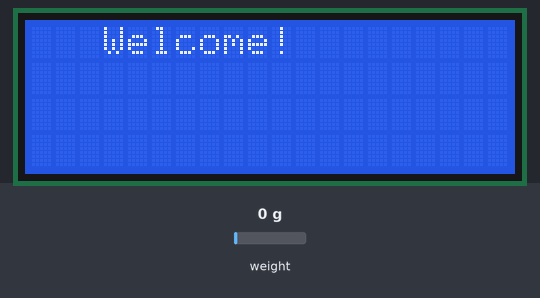
Bench run of a sketch on a simulated Arduino Uno, built with avr-gcc and run on an emulated ATmega328P. On the bench: 20×4 character LCD. The inputs (shaded band) are chosen by the test bench; at power-on: weight on the scale 0 g. What the sketch prints to the serial monitor is not drawn.

Above: at 0.1 s.
At 10.5 s:
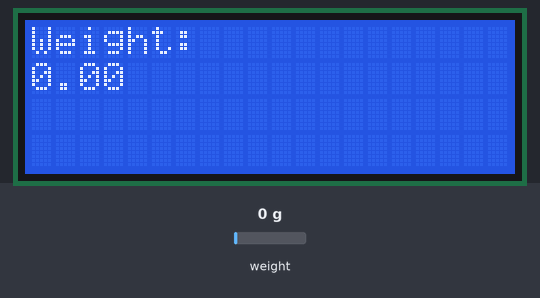

Measured:
- what the display in image 1 shows lasts 6.1 s, from 10.5 s to 16.6 s

The sketch:

LoadCell.ino
```cpp
#include <LiquidCrystal_I2C.h>
#include <Wire.h>
#include <Arduino.h>
#include "HX711.h"
// HX711 circuit wiring
const int LOADCELL_DOUT_PIN = 2;
const int LOADCELL_SCK_PIN = 3;
LiquidCrystal_I2C lcd(0x27, 20, 4);
HX711 scale;

void setup() {
  Serial.begin(57600);
  Serial.println("HX711 Demo");
  Serial.println("Initializing the scale");
  lcd.init();
  // Print a message to the LCD.
  lcd.backlight();
  scale.begin(LOADCELL_DOUT_PIN, LOADCELL_SCK_PIN);
  lcd.setCursor(0,0);
  lcd.print("   Welcome!");
  delay(2000);
  Serial.println("Before setting up the scale:");
  Serial.print("read: \t\t");
  Serial.println(scale.read());      // print a raw reading from the ADC

  Serial.print("read average: \t\t");
  Serial.println(scale.read_average(20));   // print the average of 20 readings from the ADC

  Serial.print("get value: \t\t");
  Serial.println(scale.get_value(5));   // print the average of 5 readings from the ADC minus the tare weight (not set yet)

  Serial.print("get units: \t\t");
  Serial.println(scale.get_units(5), 1);  // print the average of 5 readings from the ADC minus tare weight (not set) divided
  // by the SCALE parameter (not set yet)

  scale.set_scale(-135);
  //scale.set_scale(-471.497);                      // this value is obtained by calibrating the scale with known weights; see the README for details
  scale.tare();               // reset the scale to 0

  Serial.println("After setting up the scale:");

  Serial.print("read: \t\t");
  Serial.println(scale.read());                 // print a raw reading from the ADC

  Serial.print("read average: \t\t");
  Serial.println(scale.read_average(20));       // print the average of 20 readings from the ADC

  Serial.print("get value: \t\t");
  Serial.println(scale.get_value(5));   // print the average of 5 readings from the ADC minus the tare weight, set with tare()

  Serial.print("get units: \t\t");
  Serial.println(scale.get_units(5), 1);        // print the average of 5 readings from the ADC minus tare weight, divided
  // by the SCALE parameter set with set_scale

  Serial.println("Readings:");
}

void loop() {
  Serial.print("one reading:\t");
  Serial.print(scale.get_units(), 1);
  Serial.print("\t| average:\t");
  Serial.println(scale.get_units(10), 5);
  lcd.clear();
  lcd.setCursor(0, 0);
  lcd.print("Weight: ");
  lcd.setCursor(0, 1);
  lcd.print(scale.get_units());
  delay(5000);
}
```
